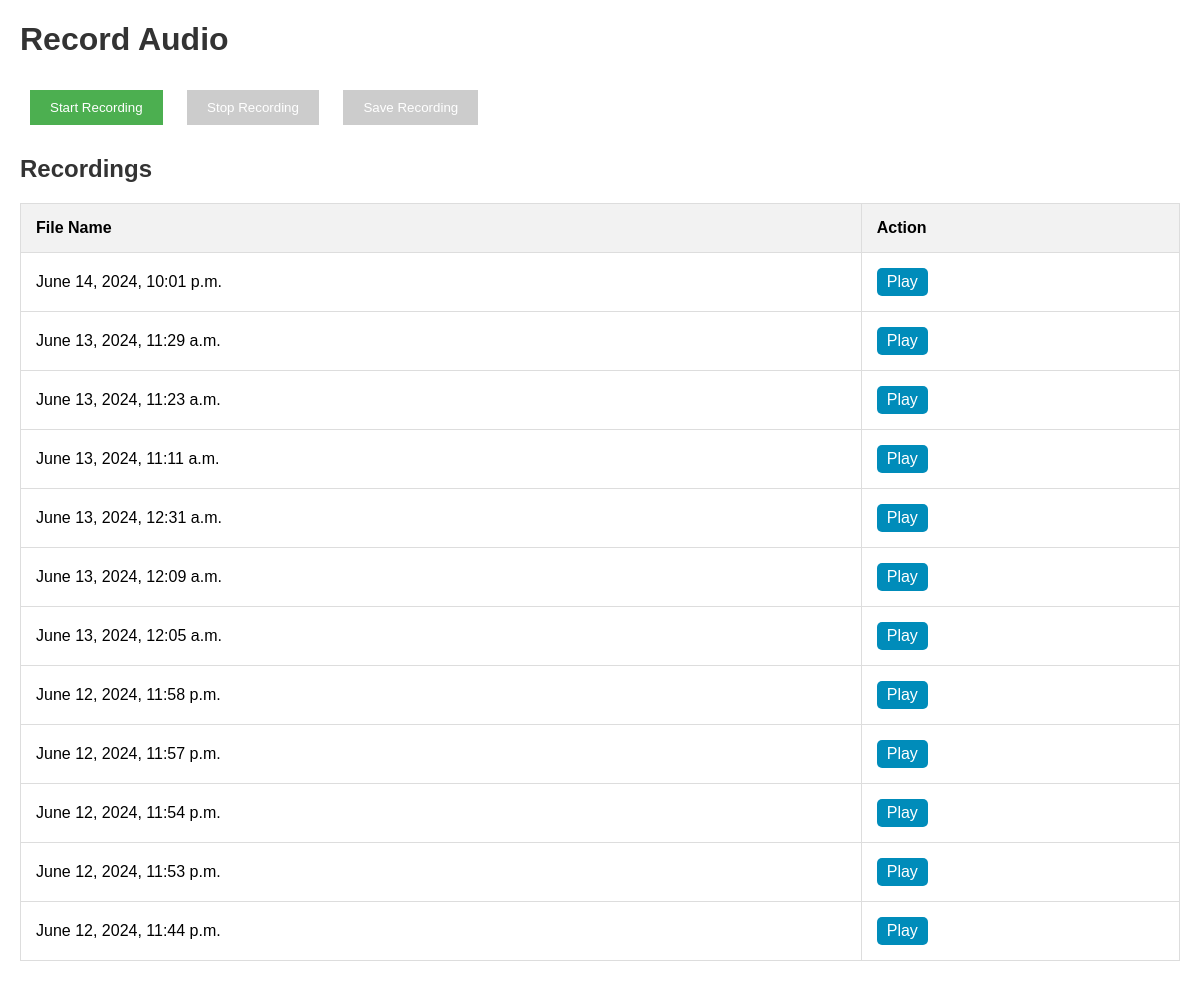
The page / on the database its author committed.
### audioapp/models.py (models this page shows, shortened)
class Recording(models.Model):
    title = models.CharField(max_length=255, blank=True)
    audio_file = models.FileField(upload_to='recordings/')
    created_at = models.DateTimeField(auto_now_add=True)

### audioapp/views.py (the view)
# urls.py: path('', record, name='record'),  # URL for recording page
def record(request):
    if request.method == 'POST':
        audio_data = request.FILES.get('audio')
        if audio_data:
            recording = Recording()
            recording.audio_file.save('recording.wav', audio_data)
            recording.save()
            return JsonResponse({'success': True})
        else:
            return JsonResponse({'success': False, 'error': 'No audio data received'}, status=400)
    else:
        form = RecordingForm()
    recordings = Recording.objects.all().order_by('-created_at')
    return render(request, 'record.html', {'form': form, 'recordings': recordings})

### audioapp/templates/record.html (shortened to what this page needs)
<!DOCTYPE html>
<html lang="en">
<head>
</head>
<body>
    <h1>Record Audio</h1>
    <button id="startButton">Start Recording</button>
    <button id="stopButton" disabled>Stop Recording</button>
    <button id="saveButton" disabled>Save Recording</button>
    <h2>Recordings</h2>
    <table>
        <thead>
            <tr>
                <th>File Name</th>
                <th>Action</th>
            </tr>
        </thead>
        <tbody>
            {% for recording in recordings %}
                <tr>
                    <td>{{ recording.created_at }}</td>
                    <td><a href="{% url 'play_recording' recording.id %}" class="play-button">Play</a></td>
                </tr>
            {% endfor %}
        </tbody>
    </table>
</body>
</html>

### audioapp/templates/record.html (style rules this page uses)
body { font-family: Arial, sans-serif; margin: 20px; }
h1, h2 { color: #333; }
button { padding: 10px 20px; margin: 10px; border: none; background-color: #4CAF50; color: white; cursor: pointer; }
button:disabled { background-color: #cccccc; }
table { width: 100%; border-collapse: collapse; margin-top: 20px; }
table, th, td { border: 1px solid #ddd; }
th, td { padding: 15px; text-align: left; }
th { background-color: #f2f2f2; }
.play-button { background-color: #008CBA; color: white; text-decoration: none; padding: 5px 10px; border-radius: 5px; display: inline-block; }

### rows shown on the page
Recording: created_at "June 14, 2024, 10:01 p.m."
Recording: created_at "June 13, 2024, 11:29 a.m."
Recording: created_at "June 13, 2024, 11:23 a.m."
Recording: created_at "June 13, 2024, 11:11 a.m."
Recording: created_at "June 13, 2024, 12:31 a.m."
Recording: created_at "June 13, 2024, 12:09 a.m."
Recording: created_at "June 13, 2024, 12:05 a.m."
Recording: created_at "June 12, 2024, 11:58 p.m."
Recording: created_at "June 12, 2024, 11:57 p.m."
Recording: created_at "June 12, 2024, 11:54 p.m."
Recording: created_at "June 12, 2024, 11:53 p.m."
Recording: created_at "June 12, 2024, 11:44 p.m."
